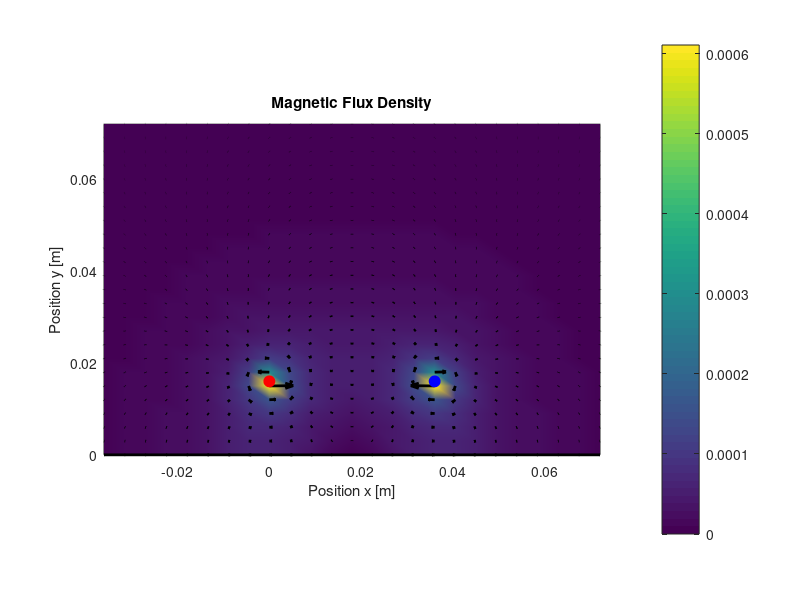

The MATLAB source for this figure:
% --- Parameters based on personal identification numbers ---
p4 = 4;
p6 = 4;
p8 = 6;

% --- Calculate geometry parameters (in meters) ---
w = (24 + 2*p8)/1000;             % Horizontal distance between wires [m]
h1 = (12 + p6)/1000;              % Height of wire #1 [m]
h2 = (12 + p4)/1000;              % Height of wire #2 [m]

% --- Current parameters ---
i1 = 3;                           % Current in wire #1 [A]
i2 = -3;                          % Current in wire #2 [A]
mu0 = 4*pi*1e-7;                  % Permeability of free space [H/m]

% --- Grid for visualization ---
xmin = -w;
xmax = 2*w;
ymin = 0;                         % Start from y=0 (ground plane)
ymax = 2*w;

xVtr = linspace(xmin, xmax, 25);  % Reduced resolution for quiver plot
yVtr = linspace(ymin, ymax, 25);
[xMtx, yMtx] = meshgrid(xVtr, yVtr);

% --- Initialize magnetic field components ---
Bx = zeros(size(xMtx));
By = zeros(size(xMtx));

% --- Small offset to avoid division by zero ---
small_offset = 1e-12;

% --- Calculate B-field contributions from each wire and its image ---
% Wire 1 at (0, h1) and its image at (0, -h1)
r1_sq = xMtx.^2 + (yMtx - h1).^2 + small_offset;
r1prime_sq = xMtx.^2 + (yMtx + h1).^2 + small_offset;

Bx = Bx + (mu0/(2*pi)) * i1 * (-(yMtx - h1) ./ r1_sq + (yMtx + h1) ./ r1prime_sq);
By = By + (mu0/(2*pi)) * i1 * (xMtx ./ r1_sq - xMtx ./ r1prime_sq);

% Wire 2 at (w, h2) and its image at (w, -h2)
r2_sq = (xMtx - w).^2 + (yMtx - h2).^2 + small_offset;
r2prime_sq = (xMtx - w).^2 + (yMtx + h2).^2 + small_offset;

Bx = Bx + (mu0/(2*pi)) * i2 * (-(yMtx - h2) ./ r2_sq + (yMtx + h2) ./ r2prime_sq);
By = By + (mu0/(2*pi)) * i2 * ((xMtx - w) ./ r2_sq - (xMtx - w) ./ r2prime_sq);

% --- Calculate magnitude of B-field for color map ---
B_magnitude = sqrt(Bx.^2 + By.^2);

% --- Plotting ---
figure;
pcolor(xMtx, yMtx, B_magnitude);
shading interp;
hold on;

% Quiver plot for vector field
quiver(xMtx, yMtx, Bx, By, 1, 'k', 'linewidth', 2)

% Plot wire positions
plot(0, h1, 'ro', 'MarkerSize', 8, 'MarkerFaceColor', 'r'); % Wire 1
plot(w, h2, 'bo', 'MarkerSize', 8, 'MarkerFaceColor', 'b'); % Wire 2

% Plot ground plane
plot([xmin xmax], [0 0], 'k-', 'LineWidth', 2);

% Add colorbar and labels
colorbar;
title('Magnetic Flux Density');
xlabel('Position x [m]');
ylabel('Position y [m]');
axis equal;
axis([xmin xmax ymin ymax]);

hold off;